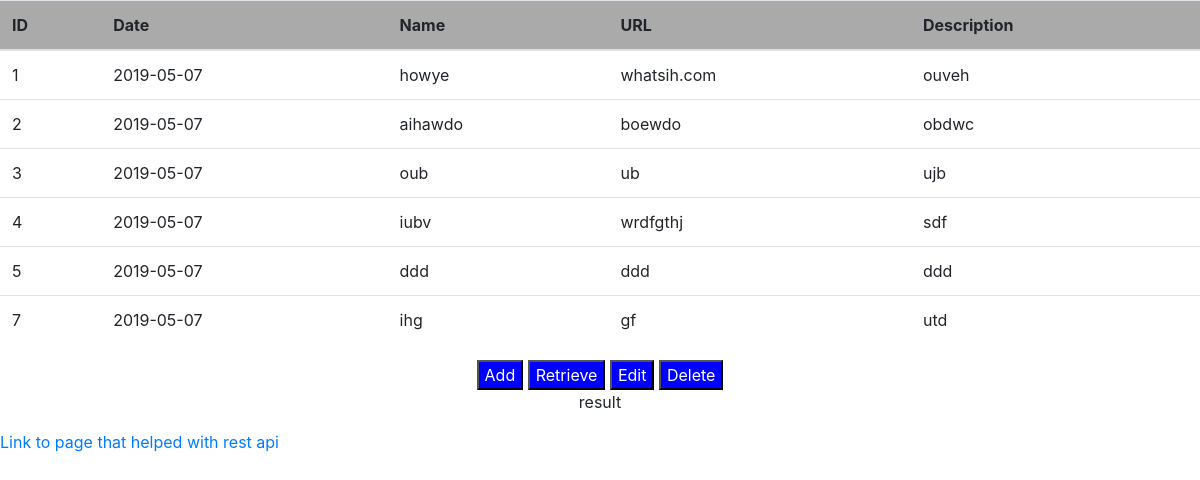
/client/index.php, run on the app's committed database.
### tables this page shows
CREATE TABLE `userdata` (
  `id` int(11) NOT NULL,
  `date` date NOT NULL,
  `name` varchar(30) NOT NULL,
  `url` varchar(50) NOT NULL,
  `description` varchar(200) NOT NULL
);

### client/index.php (the view, shortened to what this page needs)
<!DOCTYPE html>
<html>
<head>
	<link rel="stylesheet" type="text/css" href="a5css.css" />
	<link rel="stylesheet" href="https://stackpath.bootstrapcdn.com/bootstrap/4.3.1/css/bootstrap.min.css"
 />
</head>
<body>
	<div class="table-res">
		<table class="table" id="tableorig">
			<thead style="background-color: #aaaaaa;">
				<tr>
					<th>ID</th>
					<th>Date</th>
					<th>Name</th>
					<th>URL</th>
					<th>Description</th>
				</tr>
			</thead>
			<tbody>
				<?php
				$con = mysqli_connect("localhost", "root", "", "data");
				$sql = "SELECT id, date, name, url, description FROM userdata";
				$result = $con-> query($sql);
				if($result->num_rows>0){
					while($row = $result->fetch_assoc()){
						echo"<tr><td>".$row["id"] ."</td><td>".$row["date"] ."</td><td>".$row["name"]."</td><td>".$row["url"]."</td><td>".$row["description"]."</td></tr>";
					}
					echo "</table>";
				}
				else{
					echo "0 result";
				}
				?>
		<div align="center">
			<button class="buttons" id="create" style="background-color: blue; color:white;">Add</button>
			<button class="buttons" id="retrieve" style="background-color: blue; color:white;">Retrieve</button>
			<button class="buttons" id="edit" style="background-color: blue; color:white;">Edit</button>
			<button class="buttons" id="delete" style="background-color: blue; color:white;">Delete</button>
		</div>
	</div>
	<p style="text-align:center;" id="result">result</p>
	<a href="https://www.phpflow.com/php/create-php-restful-api-without-rest-framework-dependency/
	">
		Link to page that helped with rest api
	</a>
</body>
</html>

### client/a5css.css (style rules this page uses)
#tableorig { -webkit-column-gap: 40px; column-gap: 40px; width: 100%; }

### data on the page
userdata: id "1", date "2019-05-07", name "howye", url "whatsih.com", description "ouveh"
userdata: id "2", date "2019-05-07", name "aihawdo", url "boewdo", description "obdwc"
userdata: id "3", date "2019-05-07", name "oub", url "ub", description "ujb"
userdata: id "4", date "2019-05-07", name "iubv", url "wrdfgthj", description "sdf"
userdata: id "5", date "2019-05-07", name "ddd", url "ddd", description "ddd"
userdata: id "7", date "2019-05-07", name "ihg", url "gf", description "utd"
